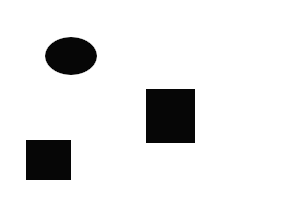
#> input picture RotateSerial/images/rectangle.png, 300 x 200 px, found by its file name
$ python plot_image.py
#> lines starting #> are read from the running program, lines starting #| are printed output that depends on the picture
### RotateSerial/basic_rotate.py
import math as m
import matplotlib.pyplot as plt
import numpy as np

def rotateScatter(A, angle, width, height, invalid_value):
	# Find (x,y) coordinate.
	dst_array = [invalid_value] * len(A)
	for i in range(0,len(A)):
		x = m.floor(i / height)
		y = m.floor(i % height)
		# Translate point to have relative coordinates to the center of the image.
		c_x = width / 2.0
		c_y = height / 2.0

		x = x - c_x
		y = y - c_y

		# Rotate in respect to new origin.
		dst_x = m.cos(angle)*x - m.sin(angle)*y
		dst_y = m.sin(angle)*x + m.cos(angle)*y

		# Make (0,0) the origin again

		dst_x = int(dst_x + c_x)
		dst_y = int(dst_y + c_y)

		if dst_x >= 0 and dst_x < width and dst_y >= 0 and dst_y < height:
			# Find index
			idx = dst_x * height + dst_y
			dst_array[idx] = A[i]

	return dst_array

def rotateGather(A, angle, width, height, invalid_value):
	# Find (x,y) coordinate.
	dst_array = [invalid_value] * len(A)
	for i in range(0,len(dst_array)):
		x = m.floor(i / height)
		y = m.floor(i % height)
		# Translate point to have relative coordinates to the center of the image.
		c_x = width / 2.0
		c_y = height / 2.0
		x = x - c_x
		y = y - c_y

		# Inverse rotate in respect to new origin.
		dst_x = m.cos(angle)*x - m.sin(angle)*y
		dst_y = m.sin(angle)*x + m.cos(angle)*y

		# Make (0,0) the origin again

		dst_x = int(dst_x + c_x)
		dst_y = int(dst_y + c_y)

		if dst_x >= 0 and dst_x < width and dst_y >= 0 and dst_y < height:
			# Find index
			idx = dst_x * height + dst_y
			dst_array[i] = A[idx]

	return dst_array

def roationMatrix(angle,position):
	dst_x = m.cos(angle)*position[0] - m.sin(angle)*position[1]
	dst_y = m.sin(angle)*position[0] + m.cos(angle)*position[1]
	return np.array([dst_x,dst_y])


def rotateGatherNoLoss(A, angle, width, height, invalid_value):
	c_x = height/ 2.0
	c_y = width / 2.0

	minmin = np.array([0,0])
	maxmin = np.array([height,0])
	minmax = np.array([0,width])
	maxmax = np.array([height,width])

	minmin[0] = minmin[0] - c_x
	minmin[1] = minmin[1] - c_y
	maxmin[0] = maxmin[0] - c_x
	maxmin[1] = maxmin[1] - c_y
	minmax[0] = minmax[0] - c_x
	minmax[1] = minmax[1] - c_y
	maxmax[0] = maxmax[0] - c_x
	maxmax[1] = maxmax[1] - c_y


	# [4 lines of commented-out code are left out]

	minmin = roationMatrix(angle,minmin)
	maxmin = roationMatrix(angle,maxmin)
	minmax = roationMatrix(angle,minmax)
	maxmax = roationMatrix(angle,maxmax)

	minmin[0] = minmin[0] + c_x
	minmin[1] = minmin[1] + c_y
	maxmin[0] = maxmin[0] + c_x
	maxmin[1] = maxmin[1] + c_y
	minmax[0] = minmax[0] + c_x
	minmax[1] = minmax[1] + c_y
	maxmax[0] = maxmax[0] + c_x
	maxmax[1] = maxmax[1] + c_y


	# [4 lines of commented-out code are left out]

	sizeX = m.ceil(max(minmin[0],maxmin[0],minmax[0],maxmax[0]) - min(minmin[0],maxmin[0],minmax[0],maxmax[0]))
	sizeY = m.ceil(max(minmin[1],maxmin[1],minmax[1],maxmax[1]) - min(minmin[1],maxmin[1],minmax[1],maxmax[1]))

	dst_array = [invalid_value] * sizeX * sizeY
	for i in range(0,len(dst_array)):
		x = m.floor(i / height)
		y = m.floor(i % height)
		# Translate point to have relative coordinates to the center of the image.
		c_x = width / 2.0
		c_y = height / 2.0
		x = x - c_x
		y = y - c_y

		# Inverse rotate in respect to new origin.
		dst_x = m.cos(angle)*x - m.sin(angle)*y
		dst_y = m.sin(angle)*x + m.cos(angle)*y

		# Make (0,0) the origin again

		dst_x = int(dst_x + c_x)
		dst_y = int(dst_y + c_y)

		if dst_x >= 0 and dst_x < width and dst_y >= 0 and dst_y < height:
			# Find index
			idx = dst_x * height + dst_y
			dst_array[i] = A[idx]

	return dst_array, sizeY, sizeX

### RotateSerial/plot_image.py
import math as m
import basic_rotate as b
import matplotlib.pyplot as plt
import numpy as np
from PIL import Image

plt.rcParams['agg.path.chunksize'] = 1000000

# Print out info about images. Input and output.
# Create image in gimp, super basic image. Primitive shapes.


def main():
	# Get 2-dimentional array of image.
	# img = Image.open("Roberts-Claude-Shannon-1.jpg").convert('L')
	img = Image.open("rectangle.png").convert('L')
	# img = Image.open("square.png").convert('L')
	# img = Image.open("uva.jpg").convert('L')
	imgArray = np.array(img)

	alpha = m.pi/2
	# take out a color rotate it, then do the same for each channel.
	length = imgArray.shape[0] * imgArray.shape[1]
#> length = 60000
	n_x = imgArray.shape[0]
#> n_x = 200
	n_y = imgArray.shape[1]
#> n_y = 300

	print(n_x,n_y)
#| 200 300


	# Reshape to 1-D
	imgArray = imgArray.reshape((length))
	dtype=imgArray.dtype

	# pdb.set_trace()
	dst_array_scatter = b.rotateScatter(imgArray,alpha,n_x,n_y,0)
#> in rotateScatter, `dst_array = [invalid_value] * len(A)`: dst_array = 60000 items
#> the loop in rotateScatter, `for i in range(0,len(A)):` made 60000 passes
#> (dst_x, dst_y, idx) on passes 52 to 63: (199, 50, 59750), (198, 50, 59450), (197, 50, 59150), (196, 50, 58850), (195, 50, 58550), (194, 50, 58250), (193, 50, 57950), (192, 50, 57650), (191, 50, 57350), (190, 50, 57050), (189, 50, 56750), (188, 50, 56450)
#> (dst_x, dst_y) on passes 1 to 6: (250, 49), (249, 49), (248, 49), (247, 49), (246, 49), (245, 49)
	dst_array_gather = b.rotateGather(imgArray,alpha,n_x,n_y,0)
	dst_array_gather_noloss, sizeX, sizeY = b.rotateGatherNoLoss(imgArray,alpha,n_x,n_y,0)

	figure, axis = plt.subplots(2, 2)

	#original image
	axis[0, 0].imshow(np.reshape(np.array(imgArray, dtype=dtype), (n_x,n_y)))
	axis[0, 0].set_title("Original_image")

	# Final image
	axis[0, 1].imshow(np.reshape(np.array(dst_array_gather_noloss, dtype=dtype), (sizeX,sizeY)))
	axis[0, 1].set_title("Resulting image (gather rotate)")

	axis[1, 1].plot(imgArray, dst_array_scatter)
	axis[1, 1].set_title("Scatter rotate (unrolled signal)")
	# axis[0,0].xlabel("index")
	# axis[0,0].ylabel("value")
	# plt.ylabel("value")

	axis[1, 0].plot(imgArray, dst_array_gather)
	axis[1, 0].set_title("Gather rotate (unrolled signal)")
	# axis[0,1].xlabel("index")
	# axis[0,1].ylabel("value")


	# Display

	plt.show()
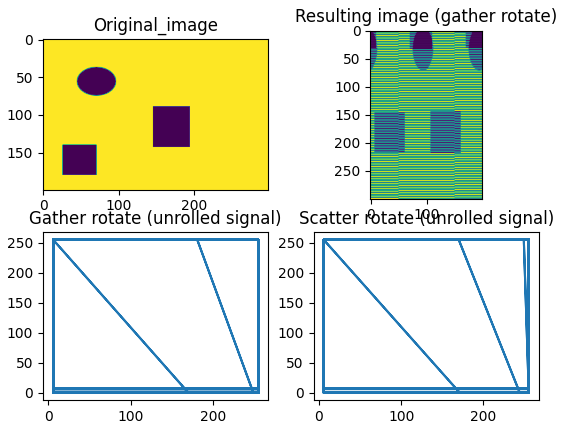
#> figure drawn by matplotlib, 4 panels


if __name__ == '__main__':
	main()

$ run again, with RotateSerial/images/square.png copied over RotateSerial/images/rectangle.png
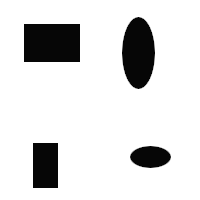
#> input picture RotateSerial/images/square.png, 200 x 200 px, found by its file name
#| 200 200
#> dst_array = 40000 items
#> the loop in rotateScatter, `for i in range(0,len(A)):` made 40000 passes
#> (dst_x, idx) on passes 2 to 9: (199, 39800), (198, 39600), (197, 39400), (196, 39200), (195, 39000), (194, 38800), (193, 38600), (192, 38400)
#> in main, `plt.show()`:
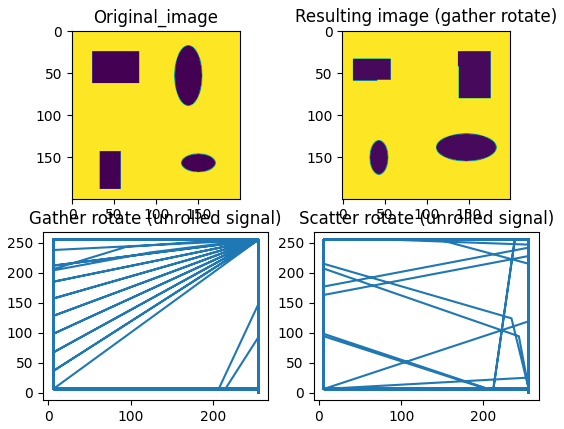
#> figure drawn by matplotlib, 4 panels
